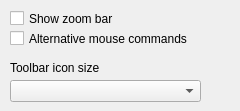
   <widget class="QWidget" name="tab_6">
    <attribute name="title">
     <string>Other</string>
    </attribute>
    <widget class="QCheckBox" name="checkBox_10">
     <property name="geometry">
      <rect>
       <x>10</x>
       <y>10</y>
       <width>201</width>
       <height>17</height>
      </rect>
     </property>
     <property name="toolTip">
      <string>&lt;html&gt;&lt;head/&gt;&lt;body&gt;&lt;p&gt;Show zoom control bar on map.&lt;/p&gt;&lt;/body&gt;&lt;/html&gt;</string>
     </property>
     <property name="text">
      <string>Show zoom bar</string>
     </property>
    </widget>
    <widget class="QCheckBox" name="checkBox_13">
     <property name="geometry">
      <rect>
       <x>10</x>
       <y>30</y>
       <width>221</width>
       <height>17</height>
      </rect>
     </property>
     <property name="toolTip">
      <string>&lt;html&gt;&lt;head/&gt;&lt;body&gt;&lt;p&gt;If the box is checked, then the left mouse button moves the map and Shift + left mouse button zoom the map.&lt;/p&gt;&lt;/body&gt;&lt;/html&gt;</string>
     </property>
     <property name="text">
      <string>Alternative mouse commands</string>
     </property>
    </widget>
    <widget class="QComboBox" name="cb_iconSize">
     <property name="geometry">
      <rect>
       <x>10</x>
       <y>80</y>
       <width>191</width>
       <height>22</height>
      </rect>
     </property>
    </widget>
    <widget class="QLabel" name="label_76">
     <property name="geometry">
      <rect>
       <x>10</x>
       <y>60</y>
       <width>161</width>
       <height>16</height>
      </rect>
     </property>
     <property name="text">
      <string>Toolbar icon size</string>
     </property>
    </widget>
   </widget>
